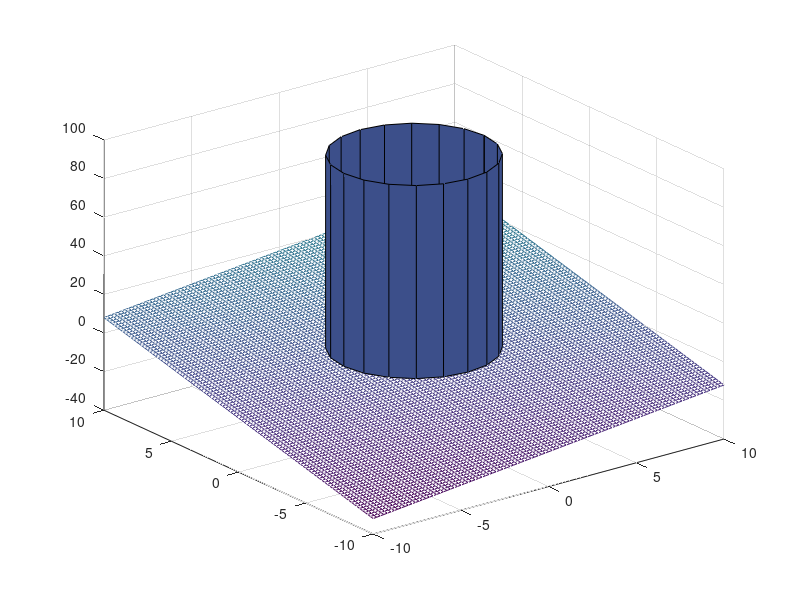

This chart was generated by the following MATLAB code:
[x y]=meshgrid(-10:.2:10,-10:.2:10);
z=x+2.*y-2;
[x1,y1,u]=cylinder(4);
u=100*u
mesh(x,y,z),hold on
surf(x1,y1,u),hold on
